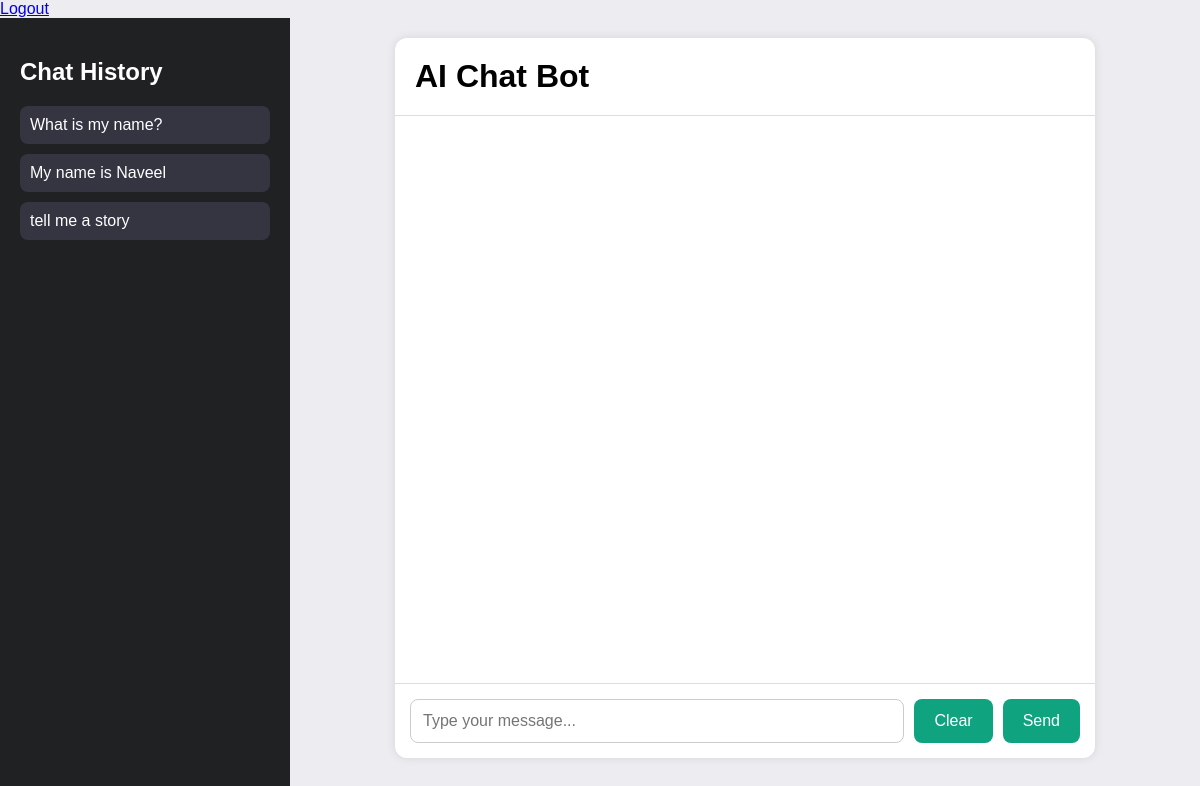
Before: / (signed in) with the older database file.
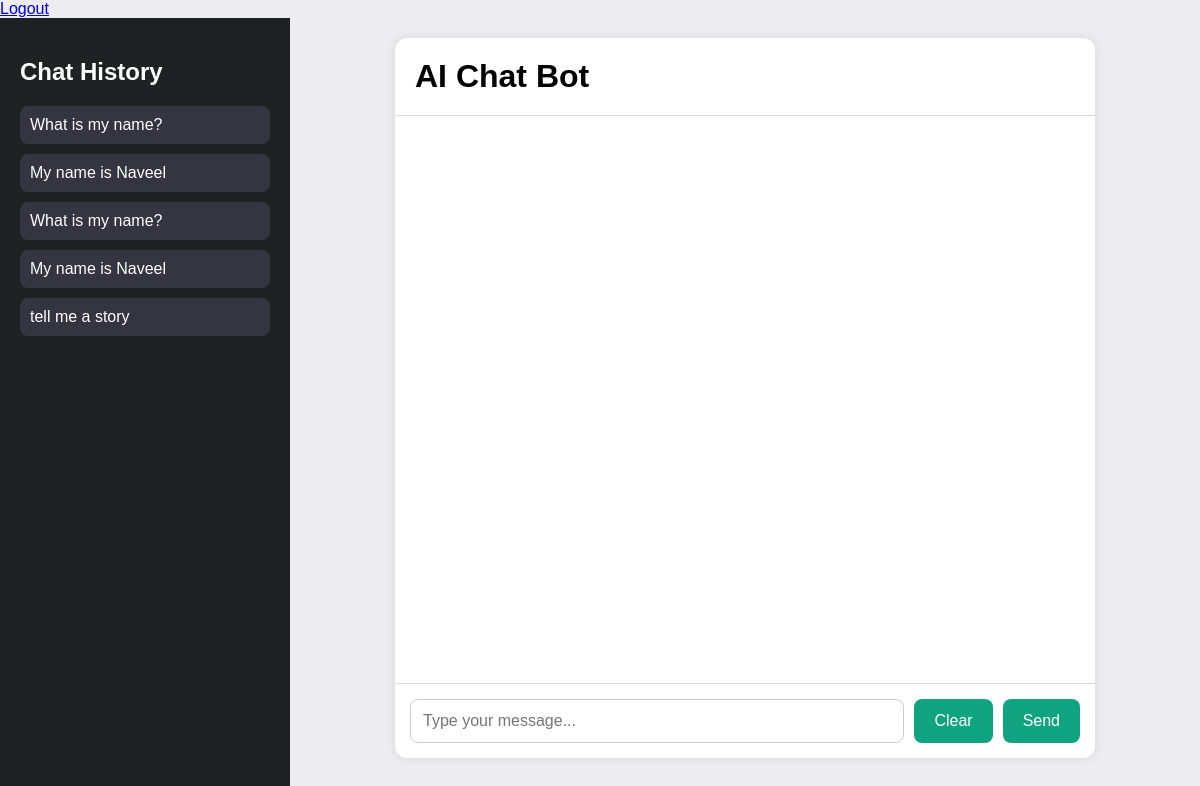
After: the same page with the newer database file.
### tables this page shows
CREATE TABLE chats (

    id INTEGER PRIMARY KEY AUTOINCREMENT,

    user_message TEXT,

    ai_response TEXT,

    created_at TIMESTAMP DEFAULT CURRENT_TIMESTAMP

);

### app.py (the view)
@app.get("/", response_class=HTMLResponse)
async def home(request: Request):
    if "user" not in request.session:
        return RedirectResponse(
            url="/login",
            status_code=303
        )
    chats = get_chat_history()
    if "chat_id" not in request.session:
     request.session["chat_id"] = str(
        uuid.uuid4()
    )
    chat_id = request.session["chat_id"]
    return templates.TemplateResponse(
        request=request,
        name="index.html",
        context={
            "request": request,
            "chats": chats,
            "chat_id": chat_id
        }
    )

### templates/index.html (shortened to what this page needs)
<!DOCTYPE html>
<html>
<head>
    <link rel="stylesheet" href="/static/style.css">
    <a href="/logout">
    Logout
</a>
</head>
<body>
    <div class="main-container">
    <div class="sidebar">
        <h2>Chat History</h2>
        {% for chat in chats %}
            <div class="history-item">
                {{ chat[1] }}
            </div>
        {% endfor %}
    </div>
    <div class="chat-container">
        <div class="header">
         AI Chat Bot
        </div>
        <div id="chat-box"></div>
        <div class="input-area">
            <input
                type="text"
                id="user-input"
                placeholder="Type your message..."
            >
            <button onclick="clearChat()">
                Clear
            </button>
            <button onclick="sendMessage()">
                Send
            </button>
        </div>
    </div>
</div>
</body>
</html>

Changed rows visible on the page:
added chats: user_message "What is my name?"
added chats: user_message "My name is Naveel"
